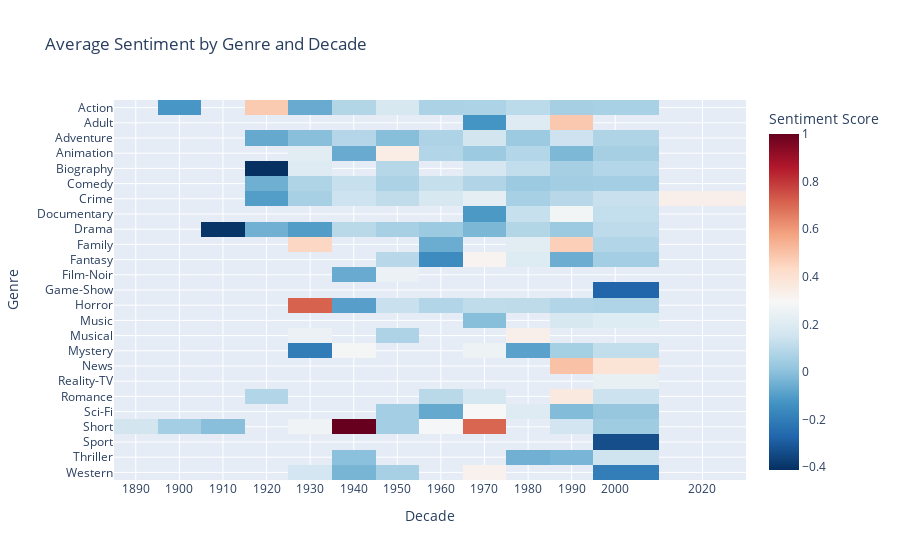

The cell this chart's notebook holds for it:
### Markdown cell above
## Riff

### Code cell
# Create a decade column from the Year
DOC_SENT['Decade'] = (DOC_SENT['Year'] // 10) * 10

# Group by Genre and Decade to get both average sentiment and count
genre_decade_stats = DOC_SENT.groupby(['Genre', 'Decade']).agg(
    avg_sentiment=('sentiment', 'mean'),
    count=('sentiment', 'count')
).reset_index()

# Create a hover text column with both stats
genre_decade_stats['hover_text'] = (
    'Average sentiment: ' + genre_decade_stats['avg_sentiment'].round(3).astype(str) + 
    '<br>Document count: ' + genre_decade_stats['count'].astype(str)
)

# Create the pivot table for sentiment values
heatmap_data = genre_decade_stats.pivot(index='Genre', columns='Decade', values='avg_sentiment')

# Create the pivot table for hover text
heatmap_hover = genre_decade_stats.pivot(index='Genre', columns='Decade', values='hover_text')

# Create the heatmap using Plotly Express
fig = px.imshow(heatmap_data,
               labels=dict(x="Decade", y="Genre", color="Average Sentiment"),
               x=heatmap_data.columns,
               y=heatmap_data.index,
               color_continuous_scale='RdBu_r',
               text_auto=False,  # Don't show text values on cells
               title='Average Sentiment by Genre and Decade',
               height=600)  # Adjust the height here

# Update hover template to use our custom hover text
fig.update_traces(hovertemplate='<b>Genre:</b> %{y}<br><b>Decade:</b> %{x}<br>%{customdata}<extra></extra>',
                 customdata=heatmap_hover.values)

# Improve layout
fig.update_layout(
    xaxis_title="Decade",
    yaxis_title="Genre",
    xaxis=dict(tickmode='array', tickvals=list(heatmap_data.columns)),
    coloraxis_colorbar=dict(title="Sentiment Score")
)

# Show the heatmap
fig.show()

### Figure 1 — Plotly figure (JSON) as saved in the notebook; plotly's stock layout.template omitted (floating-point values rounded to 4 significant figures; data arrays with more than 128 entries replaced by an {"elided": "..."} marker saying what was removed)
{"data": [{"coloraxis": "coloraxis", "customdata": {"elided": "25x13 str values"}, "hovertemplate": "<b>Genre:</b> %{y}<br><b>Decade:</b> %{x}<br>%{customdata}<extra></extra>", "name": "0", "type": "heatmap", "x": [1890, 1900, 1910, 1920, 1930, 1940, 1950, 1960, 1970, 1980, 1990, 2000, 2020], "xaxis": "x", "y": ["Action", "Adult", "Adventure", "Animation", "Biography", "Comedy", "Crime", "Documentary", "Drama", "Family", "Fantasy", "Film-Noir", "Game-Show", "Horror", "Music", "Musical", "Mystery", "News", "Reality-TV", "Romance", "Sci-Fi", "Short", "Sport", "Thriller", "Western"], "yaxis": "y", "z": {"elided": "25x13 float values"}}], "layout": {"autosize": true, "coloraxis": {"colorbar": {"title": {"text": "Sentiment Score"}}, "colorscale": [[0, "rgb(5,48,97)"], [0.1, "rgb(33,102,172)"], [0.2, "rgb(67,147,195)"], [0.3, "rgb(146,197,222)"], [0.4, "rgb(209,229,240)"], [0.5, "rgb(247,247,247)"], [0.6, "rgb(253,219,199)"], [0.7, "rgb(244,165,130)"], [0.8, "rgb(214,96,77)"], [0.9, "rgb(178,24,43)"], [1, "rgb(103,0,31)"]]}, "title": {"text": "Average Sentiment by Genre and Decade"}, "xaxis": {"anchor": "y", "autorange": true, "constrain": "domain", "domain": [0, 1], "range": [1885, 2030], "scaleanchor": "y", "tickmode": "array", "tickvals": [1890, 1900, 1910, 1920, 1930, 1940, 1950, 1960, 1970, 1980, 1990, 2000, 2020], "title": {"text": "Decade"}, "type": "linear"}, "yaxis": {"anchor": "x", "autorange": true, "constrain": "domain", "domain": [0, 1], "range": [24.5, -0.5], "title": {"text": "Genre"}, "type": "category"}}}
